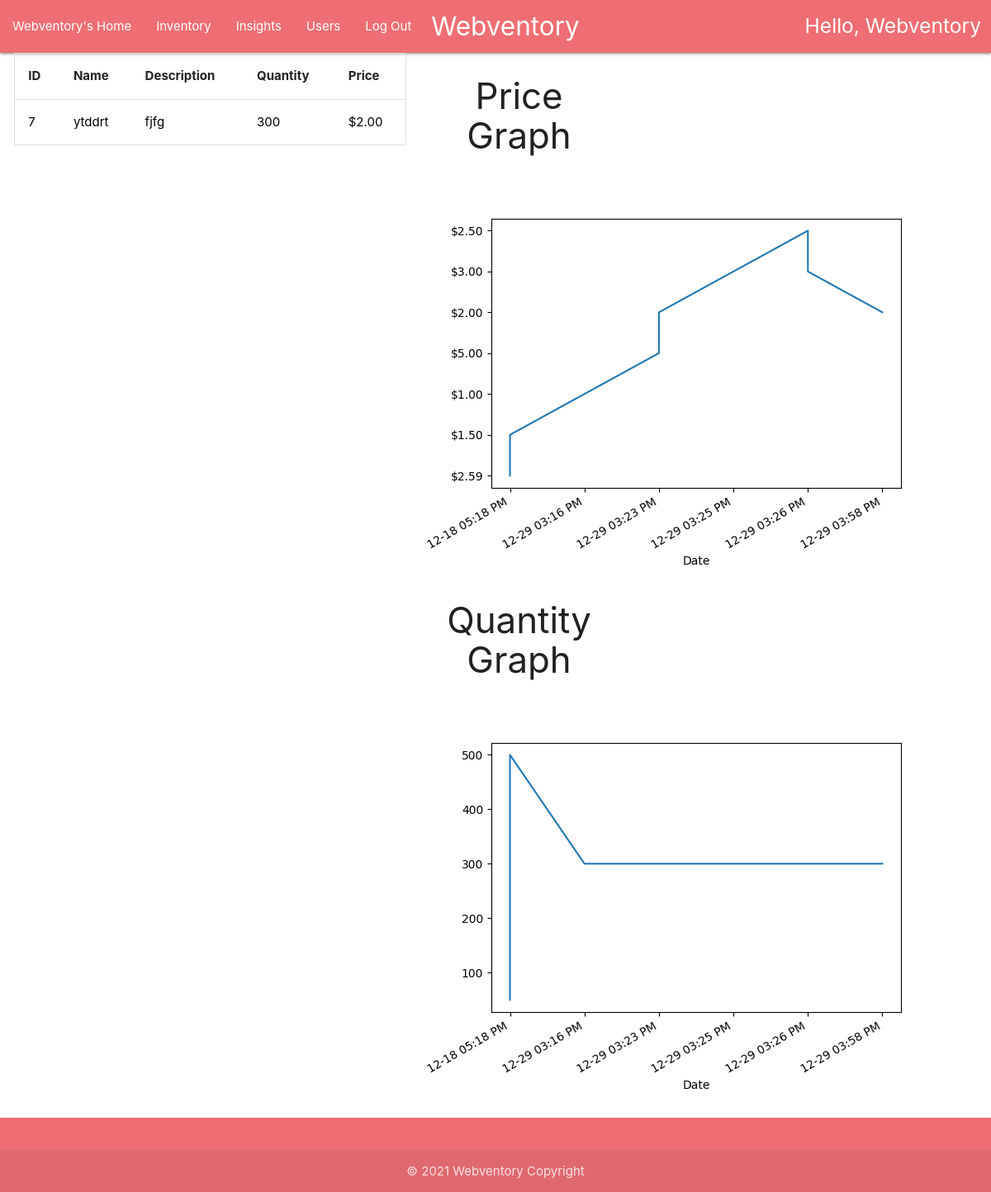
/userInsights/7/ (signed in), run on the app's committed database.
### home/models.py (models this page shows, shortened)
class Item(models.Model):
    id = models.AutoField(unique=True, primary_key=True)
    name = models.CharField(max_length=30)
    description = models.CharField(max_length=100)
    quantity = models.IntegerField()
    price = models.DecimalField(max_digits=9,decimal_places=2)
    user_visibility = models.CharField(max_length=30)

### home/views.py (the view)
# urls.py: path('userInsights', views.user_insights),
@login_required(login_url='/login')
def user_insights(request, item_id=0):
    items = Item.objects.all().select_related()
    if item_id != 0:
        item_history = ItemHistory.objects.filter(item_id=Item.objects.get(id=item_id)).select_related()
        price_graph = ''
        quantity_graph = ''
        if len(item_history) > 1:
            date_change = [x.date_of_change.strftime('%m-%d %I:%M %p') for x in item_history if x.date_of_change]
            price_graph = f"home/temp/{request.user}/" + str(graph(
                date_change,
                ["".join(["$", f'{y.price_after:.2f}']) for y in item_history
                 if y.price_after], str(request.user)))
            quantity_graph = f"home/temp/{request.user}/" + str(graph(
                date_change,
                [y.quantity_after for y in item_history if
                 y.quantity_after], str(request.user)))
        return render(request, 'home/userHomeInsights.html', {"username": str(request.user).title(),
                                                              "items": items,
                                                              "price_graph": price_graph,
                                                              "quantity_graph": quantity_graph,
                                                              "item": True})
    return render(request, 'home/userHomeInsights.html', {"username": str(request.user).title(), "items": items})

### home/figures.py (called while the page is built)
def graph(x, y, username):
    fig, ax = plt.subplots()
    ax.plot(x, y)
    ax.set(xlabel="Date")
    fig.autofmt_xdate()
    user_path = os.path.join(os.path.dirname(__file__),"static","home", "temp", f'{username}')
    if not os.path.exists(user_path):
        os.chdir(os.path.join(os.path.dirname(__file__),"static","home", "temp"))
        os.mkdir(username)
    os.chdir(user_path)
    filename = f'graph_{random.randint(0,sys.maxsize)}.png'
    fig.savefig(filename, format="png")
    return filename

### home/models.py (called while the page is built)
    def __str__(self):
        return self.username

### home/templates/home/userHomeInsights.html (shortened to what this page needs)
{% extends 'home/userHome.html' %}
{% block content %}
<div class="row" style="padding-left : .5%;">
    <div class="container-fluid">
        <div class="col s5 center">
            <table id="myTable">
                <thead>
                <tr>
                    <th>ID</th>
                    <th>Name</th>
                    <th>Description</th>
                    <th>Quantity</th>
                    <th>Price</th>
                </tr>
                </thead>
                <tbody>
                {% for item in items %}
                {% if item.user_visibility == user.username %}
                <tr>
                    <td><a style="color: black" href="/userInsights/{{item.id}}">
                        {{ item.id }}
                    </a></td>
                    <td><a style="color: black" href="/userInsights/{{item.id}}">
                        {{ item.name }}
                    </a></td>
                    <td><a style="color: black" href="/userInsights/{{item.id}}">
                        {{ item.description }}
                    </a></td>
                    <td><a style="color: black" href="/userInsights/{{item.id}}">
                        {{ item.quantity }}
                    </a></td>
                    <td><a style="color: black" href="/userInsights/{{item.id}}">
                        ${{ item.price|floatformat:2 }}
                    </a></td>
                </tr>
                {% endif %}
                {% endfor %}
                </tbody>
            </table>
        </div>
    </div>
    {%if item %}
    <div class="col s3 center" style="padding-right : 5%">
        {% load static %}
        <h3>Price Graph</h3>
        <span style="font-size: 30px; font-weight: bold;">
            <img src="{% static price_graph %}" alt="No insights found yet!">
        </span>
        <h3>Quantity Graph</h3>
        <span style="font-size: 30px; font-weight: bold;">
            <img src="{% static quantity_graph %}" alt="No insights found yet!">
        </span>
    </div>
    {% endif %}
</div>
{% endblock %}

### home/static/home/css/style.css (style rules this page uses)
body { display: flex; min-height: 100vh; flex-direction: column; }
table { border-spacing: 0; width: 100%; border: 1px solid #ddd; }
th { cursor: pointer; }
th, td { text-align: left; padding: 16px; }

### data on the page
Item: id "7", name "ytddrt", description "fjfg", quantity "300", price "2.00"

### other printed values
{{ username }} "Webventory"
